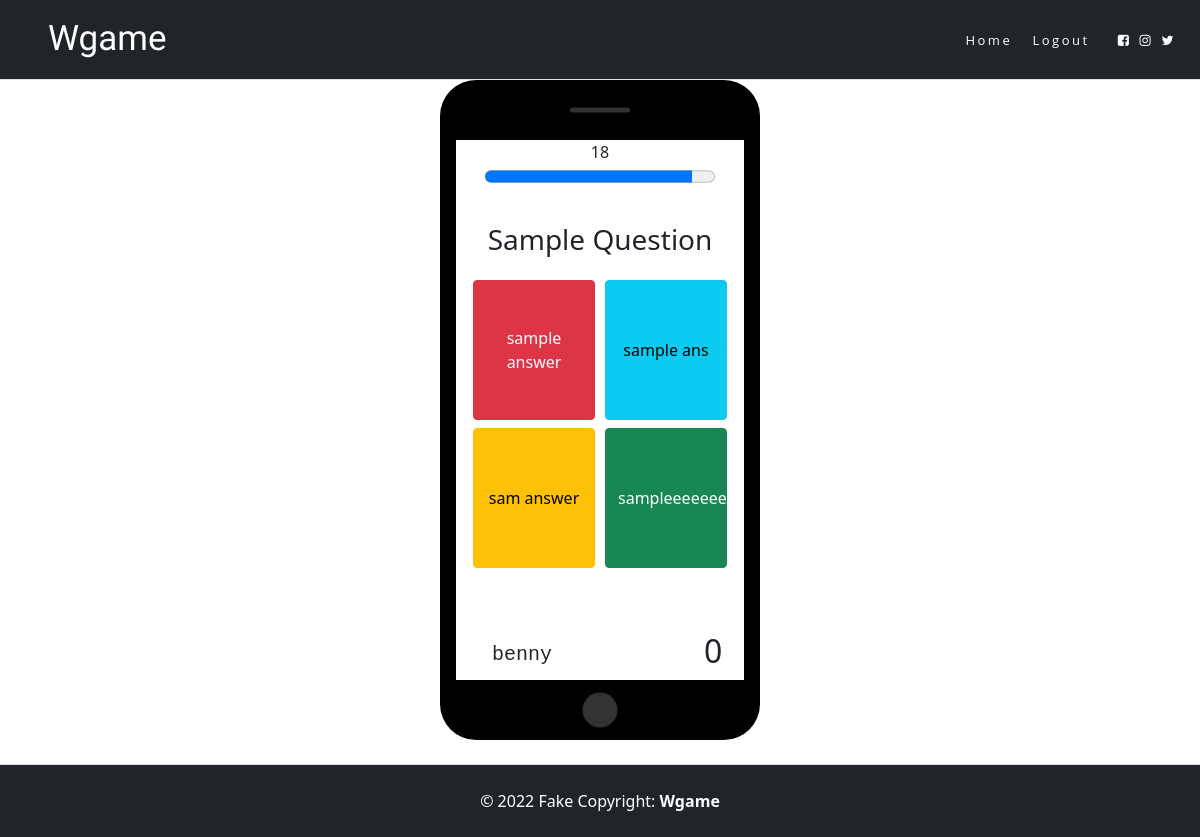
The app's page /student/2 (signed in) with its own data.
### app/models.py (models this page shows, shortened)
class Question(UserMixin, db.Model):
    id = db.Column(db.Integer, primary_key=True)
    quiz_id = db.Column(db.Integer, db.ForeignKey('quiz.id'))
    desc = db.Column(db.String(120), index=True)
    answers = db.relationship('Answer', backref='answer')

class Answer(UserMixin, db.Model):
    id = db.Column(db.Integer, primary_key=True)
    question_id = db.Column(db.Integer, db.ForeignKey('question.id'))
    desc = db.Column(db.String(120), index=True)
    isCorrect = db.Column(db.Boolean)
    def __repr__(self):
        return self.desc

class User(UserMixin, db.Model):
    id = db.Column(db.Integer, primary_key=True)
    username = db.Column(db.String(64), index=True, unique=True)
    email = db.Column(db.String(120), index=True, unique=True)
    password_hash = db.Column(db.String(128))
    is_teacher=db.Column(db.Boolean)
    student_history = db.relationship('StudentHistory', backref="user")

### app/routes.py (the view, shortened to what this page needs)
@app.route('/student/<quiz>', methods=['GET', 'POST'])
@login_required
def student(quiz):
    global SCORE, QUESTIONS, COUNT
    q = Quiz.query.get(quiz)
    QUESTIONS = q.questions
    question = QUESTIONS[COUNT]
    answer = Answer.query.filter(Answer.question_id==question.id).all()
    if request.method == 'GET':
        return render_template("student.html", title='Student', question=question, answer=answer, score=SCORE)

### app/models.py (called while the page is built)
@login.user_loader
def load_user(id):
    return User.query.get(int(id))

### app/templates/student.html (shortened to what this page needs)
{% extends "base.html" %}
{% block header %}
<div class="smartphone">
    <div class="content">
       <div class="container-fluid">
        <div class="row begin-countdown ">
            <div class="col-md-12 text-center">
                <div> <span id="pageBeginCountdownText">20 </span> </div>
                <span><progress style="height:25px; width: 230px;"value="20" id="pageBeginCountdown"  max="20"></progress></span>
            </div>
          </div>
        <div class="row  mt-4 pt-1">
            <h3 class="text-center  ">{{ question.desc }}</h3>
        </div>
                <form action="{{ url_for('student', quiz=question.quiz_id) }}" method="post">
                    <div class="d-flex justify-content-around pt-3 ">
                            <button type="submit" class="btn btn-danger" style="height: 140px; width:122px;" id="{{ answer[0].isCorrect }}" name="button" value="{{ answer[0].isCorrect }}">{{ answer[0] }}</button>
                            <button type="submit" class="btn btn-info" style="height: 140px; width:122px;" id="{{ answer[1].isCorrect }}" name="button" value="{{ answer[1].isCorrect }}">{{ answer[1] }}</button>
                    </div>
                    <div class="d-flex justify-content-around py-2">
                        <div class="  justify-content-center">
                            <button type="submit" class="btn btn-warning" style="height: 140px;  width:122px;" id="{{ answer[2].isCorrect }}" name="button" value="{{ answer[2].isCorrect }}">{{ answer[2] }}</button>
                        </div>
                        <div class=" justify-content-center">
                            <button type="submit" class="btn btn-success" style="height: 140px; width:122px;" id="{{ answer[3].isCorrect }}" name="button" value="{{ answer[3].isCorrect }}">{{ answer[3] }}</button>
                        </div>
                    </div>
                </form>
            </div>
            <div class="row m-4 pt-4">
                <div class="d-flex justify-content-around">
                    <div class="pt-3" style="font-size:20px; font-family: 'Courier New'; ">{{ current_user.username }}</div>
                    <div class="ms-5 ps-5"></div>
                    <div class="p-2 ms-5"><h2>{{ score }}</h2></div>
                </div>
            </div>
            </div></div>
{% endblock header %}

### app/static/styles/stylesheet.css (style rules this page uses)
.smartphone { position: relative; width: 320px; height: 660px; margin: auto; border: 16px black solid; border-top-width: 60px; border-bottom-width: 60px; border-radius: 36px; }
.smartphone:before { content: ''; display: block; width: 60px; height: 5px; position: absolute; top: -30px; left: 50%; transform: translate(-50%, -50%); background: #333; border-radius: 10px; }
.smartphone:after { content: ''; display: block; width: 35px; height: 35px; position: absolute; left: 50%; bottom: -65px; transform: translate(-50%, -50%); background: #333; border-radius: 50%; }
.smartphone .content { width: 100%; height: 100%; background: white; }

### records on screen
Question: desc "Sample Question"
Answer: desc "sample answer"
Answer: desc "sample ans"
Answer: desc "sam answer"
Answer: desc "sampleeeeeeeee"
User: username "benny"

### other values on screen
{{ score }} "0"
